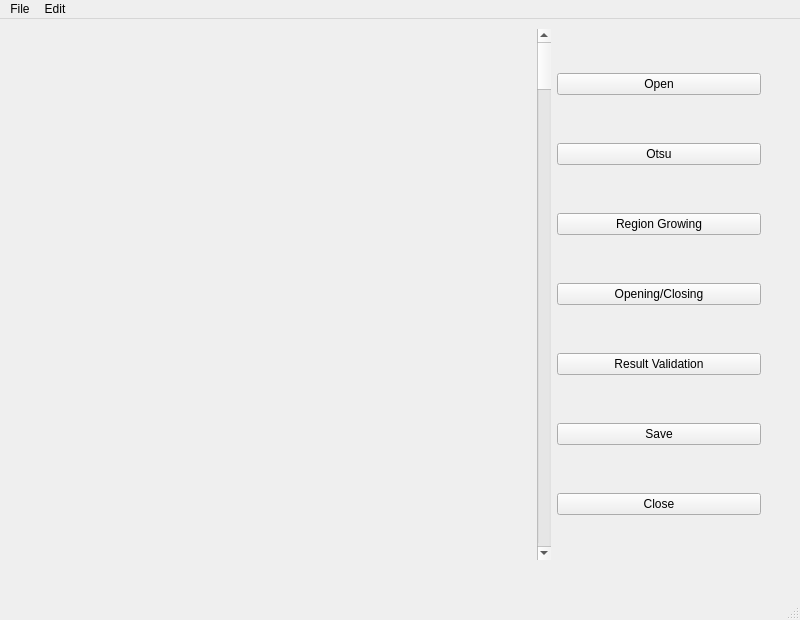
<?xml version="1.0" encoding="UTF-8"?>
<ui version="4.0">
 <class>Segmentation_Tool</class>
 <widget class="QMainWindow" name="Segmentation_Tool">
  <property name="geometry">
   <rect>
    <x>0</x>
    <y>0</y>
    <width>800</width>
    <height>620</height>
   </rect>
  </property>
  <property name="minimumSize">
   <size>
    <width>800</width>
    <height>620</height>
   </size>
  </property>
  <property name="maximumSize">
   <size>
    <width>800</width>
    <height>620</height>
   </size>
  </property>
  <property name="windowTitle">
   <string>MainWindow</string>
  </property>
  <widget class="QWidget" name="centralwidget">
   <widget class="QWidget" name="layoutWidget">
    <property name="geometry">
     <rect>
      <x>20</x>
      <y>10</y>
      <width>741</width>
      <height>531</height>
     </rect>
    </property>
    <layout class="QHBoxLayout" name="horizontalLayout" stretch="5,1,2">
     <property name="sizeConstraint">
      <enum>QLayout::SetNoConstraint</enum>
     </property>
     <item>
      <widget class="QLabel" name="graphicsLabel">
       <property name="text">
        <string/>
       </property>
      </widget>
     </item>
     <item>
      <widget class="QScrollBar" name="graphicsScroll">
       <property name="orientation">
        <enum>Qt::Vertical</enum>
       </property>
      </widget>
     </item>
     <item>
      <layout class="QVBoxLayout" name="verticalLayout">
       <property name="spacing">
        <number>4</number>
       </property>
       <item>
        <widget class="QPushButton" name="newButton">
         <property name="sizePolicy">
          <sizepolicy hsizetype="Minimum" vsizetype="Fixed">
           <horstretch>0</horstretch>
           <verstretch>0</verstretch>
          </sizepolicy>
         </property>
         <property name="text">
          <string>Open</string>
         </property>
        </widget>
       </item>
       <item>
        <widget class="QPushButton" name="otsuButton">
         <property name="text">
          <string>Otsu</string>
         </property>
        </widget>
       </item>
       <item>
        <widget class="QPushButton" name="rgButton">
         <property name="text">
          <string>Region Growing</string>
         </property>
        </widget>
       </item>
       <item>
        <widget class="QPushButton" name="ocButton">
         <property name="text">
          <string>Opening/Closing</string>
         </property>
        </widget>
       </item>
       <item>
        <widget class="QPushButton" name="validButton">
         <property name="text">
          <string>Result Validation</string>
         </property>
        </widget>
       </item>
       <item>
        <widget class="QPushButton" name="saveButton">
         <property name="text">
          <string>Save</string>
         </property>
        </widget>
       </item>
       <item>
        <widget class="QPushButton" name="exitButton">
         <property name="text">
          <string>Close</string>
         </property>
        </widget>
       </item>
      </layout>
     </item>
    </layout>
   </widget>
  </widget>
  <widget class="QMenuBar" name="menubar">
   <property name="geometry">
    <rect>
     <x>0</x>
     <y>0</y>
     <width>800</width>
     <height>22</height>
    </rect>
   </property>
   <widget class="QMenu" name="menu">
    <property name="title">
     <string>File</string>
    </property>
    <addaction name="actionOpen"/>
    <addaction name="actionSave"/>
    <addaction name="actionClose"/>
   </widget>
   <widget class="QMenu" name="menuEdit">
    <property name="title">
     <string>Edit</string>
    </property>
    <widget class="QMenu" name="menuPreprocessing">
     <property name="title">
      <string>Preprocessing</string>
     </property>
     <addaction name="actionNoPre"/>
     <addaction name="actionLoG"/>
    </widget>
    <widget class="QMenu" name="menuSegmentation">
     <property name="title">
      <string>Segmentation</string>
     </property>
     <addaction name="actionOtsu"/>
     <addaction name="separator"/>
     <addaction name="actionRG"/>
    </widget>
    <widget class="QMenu" name="menuPostprocessing">
     <property name="title">
      <string>Postprocessing</string>
     </property>
     <addaction name="actionOpening"/>
     <addaction name="actionClosing"/>
    </widget>
    <addaction name="menuPreprocessing"/>
    <addaction name="menuSegmentation"/>
    <addaction name="menuPostprocessing"/>
   </widget>
   <addaction name="menu"/>
   <addaction name="menuEdit"/>
  </widget>
  <widget class="QStatusBar" name="statusbar"/>
  <action name="actionOpen">
   <property name="text">
    <string>Open</string>
   </property>
  </action>
  <action name="actionSave">
   <property name="text">
    <string>Save</string>
   </property>
  </action>
  <action name="actionClose">
   <property name="text">
    <string>Close</string>
   </property>
  </action>
  <action name="actionNone">
   <property name="text">
    <string>None</string>
   </property>
  </action>
  <action name="actionGuass_Filter">
   <property name="text">
    <string>Guass Filter</string>
   </property>
  </action>
  <action name="actionLoG_Filter">
   <property name="text">
    <string>LoG Filter</string>
   </property>
  </action>
  <action name="actionNoPre">
   <property name="text">
    <string>None</string>
   </property>
  </action>
  <action name="actionLoG">
   <property name="text">
    <string>LoG Filter</string>
   </property>
  </action>
  <action name="actionOtsu">
   <property name="text">
    <string>Otsu(Original)</string>
   </property>
  </action>
  <action name="actionOtsuNew">
   <property name="text">
    <string>Otsu(New)</string>
   </property>
  </action>
  <action name="actionRG">
   <property name="text">
    <string>Region Growing</string>
   </property>
  </action>
  <action name="actionOpening">
   <property name="text">
    <string>Opening</string>
   </property>
  </action>
  <action name="actionClosing">
   <property name="text">
    <string>Closing</string>
   </property>
  </action>
 </widget>
 <resources/>
 <connections/>
</ui>
